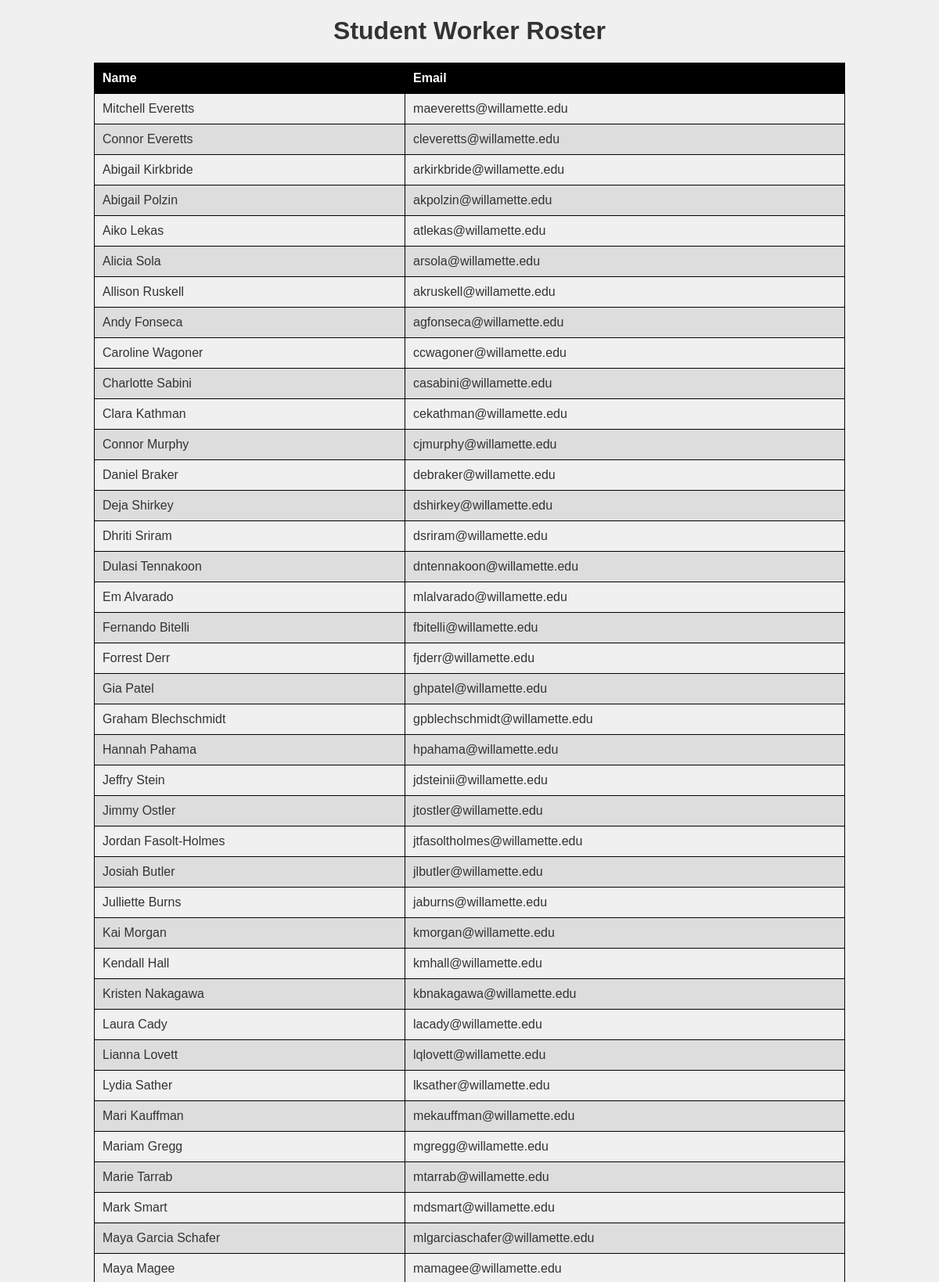
The page /roster/ (signed in, upper part) on the database its author committed.
### roster/models.py (models this page shows, shortened)
class StudentWorker(models.Model):
    name = models.CharField(max_length=100)
    email = models.EmailField()

### roster/views.py (the view)
# urls.py: path('roster/', views.roster_view, name='roster'),
@login_required
def roster_view(request):
    workers = StudentWorker.objects.all()
    return render(request, 'roster/roster.html', {'workers': workers})

### roster/templates/roster/roster.html (shortened to what this page needs)
{% load static %}
<!DOCTYPE html>
<html>
<head>
    <link rel="stylesheet" type="text/css" href="{% static 'roster/style.css' %}">
</head>
<body>
    <div class="container">
        <h1>Student Worker Roster</h1>
        <table>
            <thead>
                <tr>
                    <th>Name</th>
                    <th>Email</th>
                </tr>
            </thead>
            <tbody>
                {% for worker in workers %}
                <tr>
                    <td>{{ worker.name }}</td>
                    <td>{{ worker.email }}</td>
                </tr>
                {% empty %}
                <tr>
                    <td colspan="2">No student workers found.</td>
                </tr>
                {% endfor %}
            </tbody>
        </table>
    </div>
</body>
</html>

### roster/static/roster/style.css (style rules this page uses)
body { font-family: 'Trebuchet MS', sans-serif; background-color: #f0f0f0; color: #333; text-align: center; margin: 0; padding: 0; }
.container { width: 80%; margin: auto; overflow: hidden; }
table { width: 100%; margin-top: 20px; border-collapse: collapse; }
table, th, td { border: 1px solid #000; }
th, td { padding: 10px; text-align: left; }
thead { background-color: #000; color: #fff; }
tr:nth-child(even) { background-color: #ddd; }

### rows shown on the page
StudentWorker: name "Mitchell Everetts", email "maeveretts@willamette.edu"
StudentWorker: name "Connor Everetts", email "cleveretts@willamette.edu"
StudentWorker: name "Abigail Kirkbride", email "arkirkbride@willamette.edu"
StudentWorker: name "Abigail Polzin", email "akpolzin@willamette.edu"
StudentWorker: name "Aiko Lekas", email "atlekas@willamette.edu"
StudentWorker: name "Alicia Sola", email "arsola@willamette.edu"
StudentWorker: name "Allison Ruskell", email "akruskell@willamette.edu"
StudentWorker: name "Andy Fonseca", email "agfonseca@willamette.edu"
StudentWorker: name "Caroline Wagoner", email "ccwagoner@willamette.edu"
StudentWorker: name "Charlotte Sabini", email "casabini@willamette.edu"
StudentWorker: name "Clara Kathman", email "cekathman@willamette.edu"
StudentWorker: name "Connor Murphy", email "cjmurphy@willamette.edu"
StudentWorker: name "Daniel Braker", email "debraker@willamette.edu"
StudentWorker: name "Deja Shirkey", email "dshirkey@willamette.edu"
StudentWorker: name "Dhriti Sriram", email "dsriram@willamette.edu"
StudentWorker: name "Dulasi Tennakoon", email "dntennakoon@willamette.edu"
StudentWorker: name "Em Alvarado", email "mlalvarado@willamette.edu"
StudentWorker: name "Fernando Bitelli", email "fbitelli@willamette.edu"
StudentWorker: name "Forrest Derr", email "fjderr@willamette.edu"
StudentWorker: name "Gia Patel", email "ghpatel@willamette.edu"
StudentWorker: name "Graham Blechschmidt", email "gpblechschmidt@willamette.edu"
StudentWorker: name "Hannah Pahama", email "hpahama@willamette.edu"
StudentWorker: name "Jeffry Stein", email "jdsteinii@willamette.edu"
StudentWorker: name "Jimmy Ostler", email "jtostler@willamette.edu"
StudentWorker: name "Jordan Fasolt-Holmes", email "jtfasoltholmes@willamette.edu"
StudentWorker: name "Josiah Butler", email "jlbutler@willamette.edu"
StudentWorker: name "Julliette Burns", email "jaburns@willamette.edu"
StudentWorker: name "Kai Morgan", email "kmorgan@willamette.edu"
StudentWorker: name "Kendall Hall", email "kmhall@willamette.edu"
StudentWorker: name "Kristen Nakagawa", email "kbnakagawa@willamette.edu"
StudentWorker: name "Laura Cady", email "lacady@willamette.edu"
StudentWorker: name "Lianna Lovett", email "lqlovett@willamette.edu"
StudentWorker: name "Lydia Sather", email "lksather@willamette.edu"
StudentWorker: name "Mari Kauffman", email "mekauffman@willamette.edu"
StudentWorker: name "Mariam Gregg", email "mgregg@willamette.edu"
StudentWorker: name "Marie Tarrab", email "mtarrab@willamette.edu"
StudentWorker: name "Mark Smart", email "mdsmart@willamette.edu"
StudentWorker: name "Maya Garcia Schafer", email "mlgarciaschafer@willamette.edu"
StudentWorker: name "Maya Magee", email "mamagee@willamette.edu"
